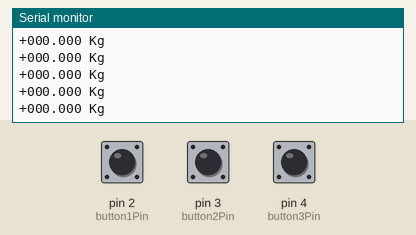
This sketch was run on a simulated Arduino Uno, built with avr-gcc and run on an emulated ATmega328P. On the bench: the last lines printed to the serial monitor. The test bench sets the inputs (shaded band); at power-on: pin 2 (button1Pin) HIGH, pin 3 (button2Pin) HIGH, pin 4 (button3Pin) HIGH.

Above: at 1.2 s.
1.3 s: pin 2 (button1Pin) pulled LOW for 0.15 s
At 1.58 s:
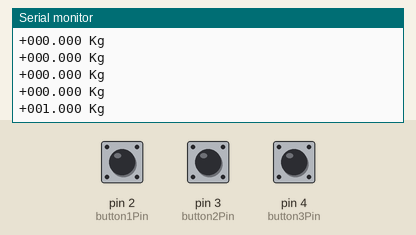
2.9 s: pin 3 (button2Pin) pulled LOW for 0.15 s
At 3.18 s:
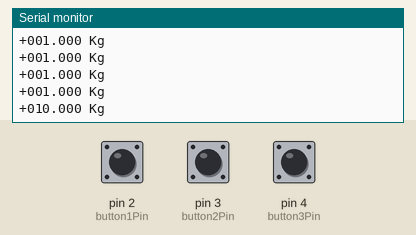
4.5 s: pin 4 (button3Pin) pulled LOW for 0.15 s
At 4.78 s:
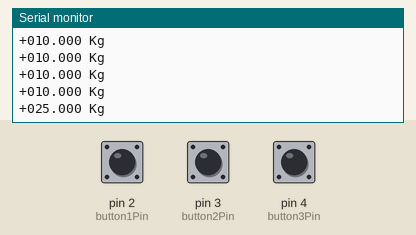
6.1 s: pin 4 (button3Pin) pulled LOW for 1 s
At 6.38 s:
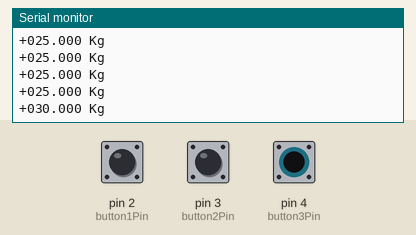
Timing chart, 0 to 9.1 s (numbered marks = the images above; inputs shaded):
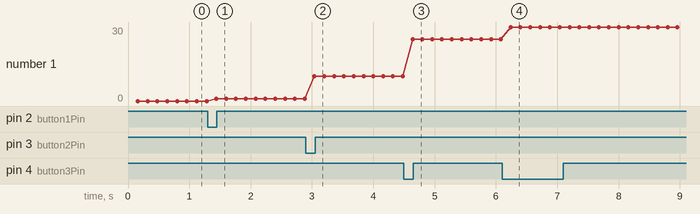

Measured:
- after the input at 1.3 s, the serial monitor: prints a new line after 0.14 s (image 1)
- after the input at 2.9 s, the serial monitor: prints a new line after 0.14 s (image 2)
- after the input at 4.5 s, the serial monitor: prints a new line after 0.14 s (image 3)
- after the input at 6.1 s, the serial monitor: prints a new line after 0.14 s (image 4)
- plotted number 1: 0 → 1 after the input at 1.3 s, 1 → 10 after the input at 2.9 s, 10 → 25 after the input at 4.5 s, 25 → 30 after the input at 6.1 s

The sketch:

FakeScaleForTesting.ino
```cpp
/*
 * Fake Weight Scale Simulator
 * WARNING: This project is strictly for educational purposes only.
 * Credit / GitHub: NarayanGz
 */

// Define the 3 physical button pins
const int button1Pin = 2; // Low weights
const int button2Pin = 3; // Mid weights
const int button3Pin = 4; // High weights

// The exact weights that will be sent to your Android App
String weights1[] = {"+001.000 Kg", "+005.000 Kg", "+008.000 Kg", "+014.000 Kg"};
String weights2[] = {"+010.000 Kg", "+012.000 Kg", "+015.000 Kg", "+020.000 Kg"};
String weights3[] = {"+025.000 Kg", "+030.000 Kg", "+035.000 Kg", "+040.000 Kg"};

// Track where we are in each list
int index1 = 0;
int index2 = 0;
int index3 = 0;

// Variables to detect a fresh "click" (HIGH means unpressed)
int lastState1 = HIGH;
int lastState2 = HIGH;
int lastState3 = HIGH;

// Lightning-fast 50ms cooldown for rapid clicking
unsigned long lastTapTime = 0;
const unsigned long tapCooldown = 50;

// Start the scale at 0 kg
String currentWeight = "+000.000 Kg";

unsigned long lastPrintTime = 0;
const long printInterval = 160; // 160ms matches the speed of a real scale

void setup() {
  // Start the USB connection to your Android phone
  Serial.begin(9600);

  // Turn on the Arduino's internal power for the buttons
  pinMode(button1Pin, INPUT_PULLUP);
  pinMode(button2Pin, INPUT_PULLUP);
  pinMode(button3Pin, INPUT_PULLUP);
}

void loop() {
  // Read the physical buttons (LOW means it is being pressed down)
  bool press1 = (digitalRead(button1Pin) == LOW);
  bool press2 = (digitalRead(button2Pin) == LOW);
  bool press3 = (digitalRead(button3Pin) == LOW);

  // --- BUTTON 1 LOGIC (Low Weights) ---
  if (press1 == true && lastState1 == HIGH && (millis() - lastTapTime > tapCooldown)) {
    currentWeight = weights1[index1];
    index1++;
    if (index1 >= 4) index1 = 0;

    // Reset the other buttons so they start fresh next time
    index2 = 0;
    index3 = 0;

    lastTapTime = millis();
  }

  // --- BUTTON 2 LOGIC (Mid Weights) ---
  if (press2 == true && lastState2 == HIGH && (millis() - lastTapTime > tapCooldown)) {
    currentWeight = weights2[index2];
    index2++;
    if (index2 >= 4) index2 = 0;

    index1 = 0;
    index3 = 0;

    lastTapTime = millis();
  }

  // --- BUTTON 3 LOGIC (High Weights) ---
  if (press3 == true && lastState3 == HIGH && (millis() - lastTapTime > tapCooldown)) {
    currentWeight = weights3[index3];
    index3++;
    if (index3 >= 4) index3 = 0;

    index1 = 0;
    index2 = 0;

    lastTapTime = millis();
  }

  // Save the states for the next loop
  lastState1 = press1 ? LOW : HIGH;
  lastState2 = press2 ? LOW : HIGH;
  lastState3 = press3 ? LOW : HIGH;

  // --- CONTINUOUSLY SEND DATA TO YOUR ANDROID APP ---
  if (millis() - lastPrintTime >= printInterval) {
    lastPrintTime = millis();
    Serial.println(currentWeight);
  }
}
```
